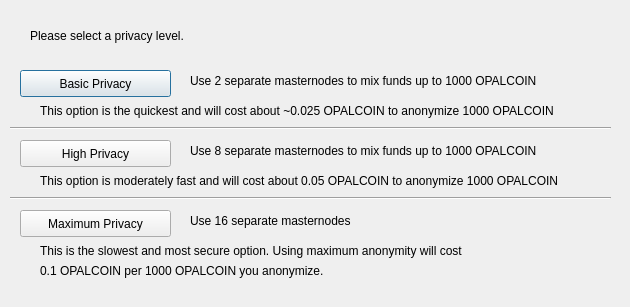
<?xml version="1.0" encoding="UTF-8"?>
<ui version="4.0">
 <class>DarksendConfig</class>
 <widget class="QDialog" name="DarksendConfig">
  <property name="geometry">
   <rect>
    <x>0</x>
    <y>0</y>
    <width>630</width>
    <height>307</height>
   </rect>
  </property>
  <property name="windowTitle">
   <string>Configure Darksend</string>
  </property>
  <widget class="QPushButton" name="buttonBasic">
   <property name="geometry">
    <rect>
     <x>20</x>
     <y>70</y>
     <width>151</width>
     <height>27</height>
    </rect>
   </property>
   <property name="text">
    <string>Basic Privacy</string>
   </property>
  </widget>
  <widget class="QPushButton" name="buttonHigh">
   <property name="geometry">
    <rect>
     <x>20</x>
     <y>140</y>
     <width>151</width>
     <height>27</height>
    </rect>
   </property>
   <property name="text">
    <string>High Privacy</string>
   </property>
  </widget>
  <widget class="QPushButton" name="buttonMax">
   <property name="geometry">
    <rect>
     <x>20</x>
     <y>210</y>
     <width>151</width>
     <height>27</height>
    </rect>
   </property>
   <property name="text">
    <string>Maximum Privacy</string>
   </property>
  </widget>
  <widget class="QLabel" name="label">
   <property name="geometry">
    <rect>
     <x>30</x>
     <y>20</y>
     <width>571</width>
     <height>31</height>
    </rect>
   </property>
   <property name="text">
    <string>Please select a privacy level.</string>
   </property>
  </widget>
  <widget class="QLabel" name="label_2">
   <property name="geometry">
    <rect>
     <x>190</x>
     <y>70</y>
     <width>421</width>
     <height>21</height>
    </rect>
   </property>
   <property name="text">
    <string>Use 2 separate masternodes to mix funds up to 1000 OPALCOIN</string>
   </property>
  </widget>
  <widget class="QLabel" name="label_3">
   <property name="geometry">
    <rect>
     <x>190</x>
     <y>140</y>
     <width>411</width>
     <height>21</height>
    </rect>
   </property>
   <property name="text">
    <string>Use 8 separate masternodes to mix funds up to 1000 OPALCOIN</string>
   </property>
  </widget>
  <widget class="QLabel" name="label_4">
   <property name="geometry">
    <rect>
     <x>190</x>
     <y>210</y>
     <width>421</width>
     <height>21</height>
    </rect>
   </property>
   <property name="text">
    <string>Use 16 separate masternodes</string>
   </property>
  </widget>
  <widget class="QLabel" name="label_6">
   <property name="geometry">
    <rect>
     <x>40</x>
     <y>100</y>
     <width>561</width>
     <height>21</height>
    </rect>
   </property>
   <property name="text">
    <string>This option is the quickest and will cost about ~0.025 OPALCOIN to anonymize 1000 OPALCOIN</string>
   </property>
  </widget>
  <widget class="QLabel" name="label_7">
   <property name="geometry">
    <rect>
     <x>40</x>
     <y>170</y>
     <width>561</width>
     <height>21</height>
    </rect>
   </property>
   <property name="text">
    <string>This option is moderately fast and will cost about 0.05 OPALCOIN to anonymize 1000 OPALCOIN</string>
   </property>
  </widget>
  <widget class="QLabel" name="label_8">
   <property name="geometry">
    <rect>
     <x>40</x>
     <y>240</y>
     <width>561</width>
     <height>21</height>
    </rect>
   </property>
   <property name="text">
    <string>This is the slowest and most secure option. Using maximum anonymity will cost</string>
   </property>
  </widget>
  <widget class="QLabel" name="label_9">
   <property name="geometry">
    <rect>
     <x>40</x>
     <y>260</y>
     <width>561</width>
     <height>21</height>
    </rect>
   </property>
   <property name="text">
    <string>0.1 OPALCOIN per 1000 OPALCOIN you anonymize.</string>
   </property>
  </widget>
  <widget class="Line" name="line">
   <property name="geometry">
    <rect>
     <x>10</x>
     <y>120</y>
     <width>601</width>
     <height>16</height>
    </rect>
   </property>
   <property name="orientation">
    <enum>Qt::Horizontal</enum>
   </property>
  </widget>
  <widget class="Line" name="line_2">
   <property name="geometry">
    <rect>
     <x>10</x>
     <y>190</y>
     <width>601</width>
     <height>16</height>
    </rect>
   </property>
   <property name="orientation">
    <enum>Qt::Horizontal</enum>
   </property>
  </widget>
 </widget>
 <resources/>
 <connections/>
</ui>
